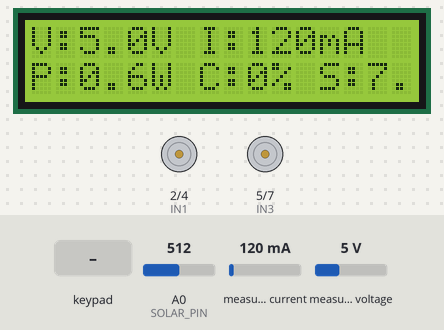
Simulated run of this sketch. Board: Arduino Uno, built with avr-gcc and run on an emulated ATmega328P. On the bench: 16×2 character LCD, motor-driver pin pairs drawn as motors (green arrow = first pin HIGH = forward, orange = second pin HIGH = backward, longer = more drive, scaled by the enable pin). Inputs (shaded band) come from the test bench; at power-on: measured current 120 mA, A0 (SOLAR_PIN) = 512, measured voltage 5 V.

Above: at 3.3 s.
3.4 s: key 'U' pressed
At 3.6 s:
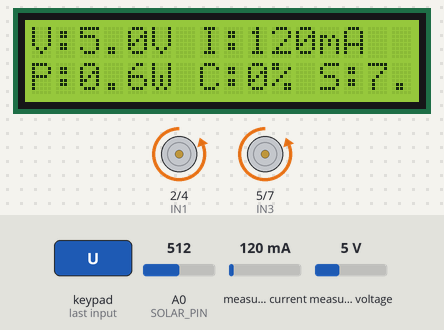
5.3 s: key 'D' pressed
At 5.5 s:
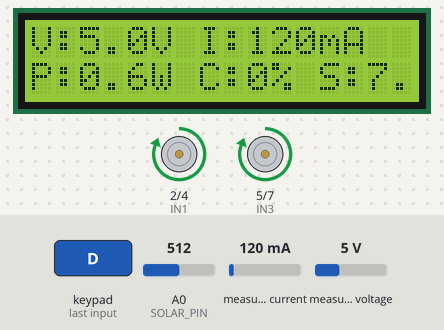
7.2 s: key 'L' pressed
At 7.4 s:
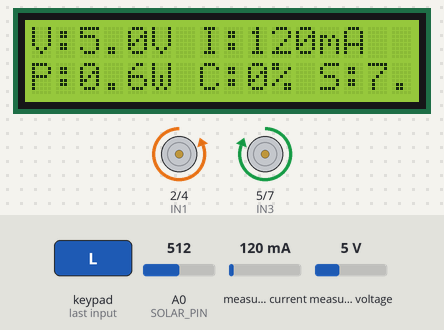
9.1 s: key 'R' pressed
At 9.3 s:
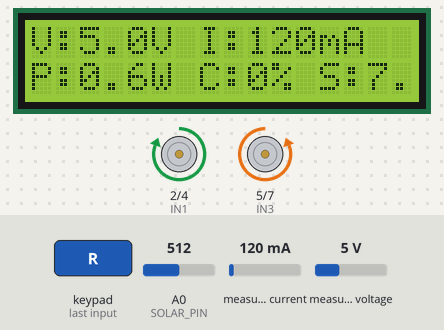
11.0 s: measured current set to 40 mA
At 11.8 s:
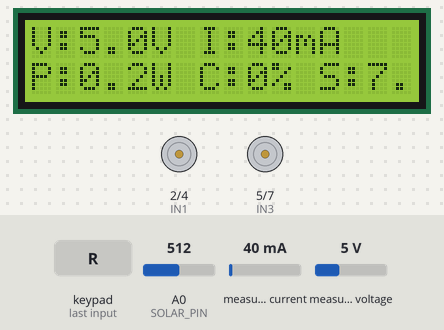
12.8 s: A0 (SOLAR_PIN) set to 716
At 13.7 s:
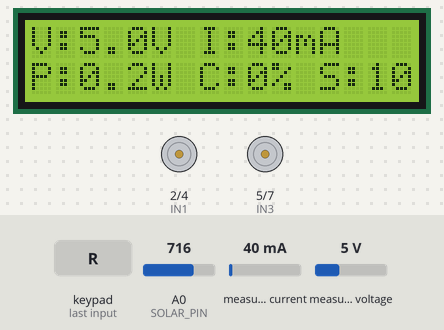
Timing chart, 0 to 15.4 s (numbered marks = the images above; inputs shaded):
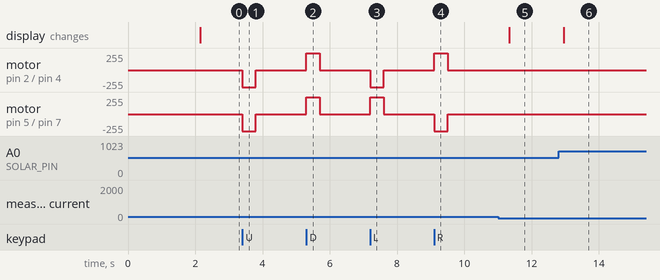

Measured:
- after the input at 3.4 s, motor on pin 2 (IN1) / pin 4 (IN2), motor on pin 5 (IN3) / pin 7 (IN4): stopped → backward 255/255 at once, → stopped 0.40 s later
- after the input at 5.3 s, motor on pin 2 (IN1) / pin 4 (IN2), motor on pin 5 (IN3) / pin 7 (IN4): stopped → forward 255/255 at once, → stopped 0.40 s later
- after the input at 7.2 s, motor on pin 2 (IN1) / pin 4 (IN2): stopped → backward 255/255 at once, → stopped 0.40 s later; motor on pin 5 (IN3) / pin 7 (IN4): stopped → forward 255/255 at once, → stopped 0.40 s later
- after the input at 9.1 s, motor on pin 2 (IN1) / pin 4 (IN2): stopped → forward 255/255 at once, → stopped 0.40 s later; motor on pin 5 (IN3) / pin 7 (IN4): stopped → backward 255/255 at once, → stopped 0.40 s later
- after the input at 11.0 s, the display: changes after 0.34 s (image 5)
- after the input at 12.8 s, the display: changes after 0.15 s (image 6)

The sketch:

solar_car_final.ino
```cpp
#define CUSTOM_SETTINGS
#define INCLUDE_GAMEPAD_MODULE
#include <Dabble.h>
#include <Wire.h>
#include <LiquidCrystal_I2C.h>
#include <INA226.h>

LiquidCrystal_I2C lcd(0x27, 16, 2);
INA226 ina226(0x44);

#define ENA 3
#define IN1 2
#define IN2 4
#define IN3 5
#define IN4 7
#define ENB 6
#define SOLAR_PIN A0

uint16_t angleHistory[5] = {0,0,0,0,0};
uint8_t  radiusHistory[5] = {0,0,0,0,0};
int historyIndex = 0;

unsigned long lastDisplayUpdate = 0;

void setup() {
  Dabble.begin(9600, 10, 11);

  pinMode(ENA, OUTPUT);
  pinMode(ENB, OUTPUT);
  pinMode(IN1, OUTPUT);
  pinMode(IN2, OUTPUT);
  pinMode(IN3, OUTPUT);
  pinMode(IN4, OUTPUT);

  Wire.begin();

  // LCD setup
  lcd.init();
  lcd.backlight();
  lcd.clear();
  lcd.setCursor(0, 0);
  lcd.print("  Solar RC Car  ");
  lcd.setCursor(0, 1);
  lcd.print("  Initializing  ");
  delay(2000);
  lcd.clear();

  // INA226 setup
  ina226.begin();
  ina226.setMaxCurrentShunt(0.8, 0.1);  // 0.8A max current, 0.1 ohm shunt

  stopCar();
}

void setSpeed(int spd) {
  analogWrite(ENA, spd);
  analogWrite(ENB, spd);
}

void forward(int spd) {
  digitalWrite(IN1, HIGH); digitalWrite(IN2, LOW);
  digitalWrite(IN3, HIGH); digitalWrite(IN4, LOW);
  setSpeed(spd);
}

void backward(int spd) {
  digitalWrite(IN1, LOW);  digitalWrite(IN2, HIGH);
  digitalWrite(IN3, LOW);  digitalWrite(IN4, HIGH);
  setSpeed(spd);
}

void turnLeft(int spd) {
  digitalWrite(IN1, LOW);  digitalWrite(IN2, HIGH);
  digitalWrite(IN3, HIGH); digitalWrite(IN4, LOW);
  setSpeed(spd);
}

void turnRight(int spd) {
  digitalWrite(IN1, HIGH); digitalWrite(IN2, LOW);
  digitalWrite(IN3, LOW);  digitalWrite(IN4, HIGH);
  setSpeed(spd);
}

void stopCar() {
  analogWrite(ENA, 0);
  analogWrite(ENB, 0);
  digitalWrite(IN1, LOW); digitalWrite(IN2, LOW);
  digitalWrite(IN3, LOW); digitalWrite(IN4, LOW);
}

uint16_t smoothAngle(uint16_t newAngle) {
  angleHistory[historyIndex] = newAngle;
  uint32_t sum = 0;
  for (int i = 0; i < 5; i++) sum += angleHistory[i];
  return sum / 5;
}

uint8_t smoothRadius(uint8_t newRadius) {
  radiusHistory[historyIndex] = newRadius;
  historyIndex = (historyIndex + 1) % 5;
  uint16_t sum = 0;
  for (int i = 0; i < 5; i++) sum += radiusHistory[i];
  return sum / 5;
}

float getSolarVoltage() {
  int raw = analogRead(SOLAR_PIN);
  float voltage = (raw / 1023.0) * 5.0;
  return voltage * (10.0 + 4.7) / 4.7;
}

float getBatteryPercent(float voltage) {

  float percent = (voltage - 6.0) / (8.4 - 6.0) * 100.0;
  return constrain(percent, 0, 100);
}

void updateLCD() {
  float busVoltage = ina226.getBusVoltage();
  float current    = ina226.getCurrent() * 1000.0;  // convert to mA
  float power       = ina226.getPower();              // watts
  float percent     = getBatteryPercent(busVoltage);
  float solarV       = getSolarVoltage();

  // Row 1 — Voltage and Current
  lcd.setCursor(0, 0);
  lcd.print("V:");
  lcd.print(busVoltage, 1);
  lcd.print("V I:");
  lcd.print(current, 0);
  lcd.print("mA   ");

  // Row 2 — Power, Charge, Solar
  lcd.setCursor(0, 1);
  lcd.print("P:");
  lcd.print(power, 1);
  lcd.print("W C:");
  lcd.print(percent, 0);
  lcd.print("% S:");
  lcd.print(solarV, 1);
}

void loop() {
  // Update LCD every 500ms so it doesnt slow down car control
  if (millis() - lastDisplayUpdate > 500) {
    updateLCD();
    lastDisplayUpdate = millis();
  }

  Dabble.processInput();

  uint16_t rawAngle  = GamePad.getAngle();
  uint8_t  rawRadius = GamePad.getRadius();

  uint16_t angle  = smoothAngle(rawAngle);
  uint8_t  radius = smoothRadius(rawRadius);

  int spd = map(radius, 4, 7, 80, 255);
  spd = constrain(spd, 80, 255);

  if (radius > 4) {
    if      (angle > 225 && angle <= 315) forward(spd);
    else if (angle > 45  && angle <= 135) backward(spd);
    else if (angle <= 45 || angle > 315)  turnRight(spd);
    else if (angle > 135 && angle <= 225) turnLeft(spd);
  }
  else {
    stopCar();
  }
}
```
